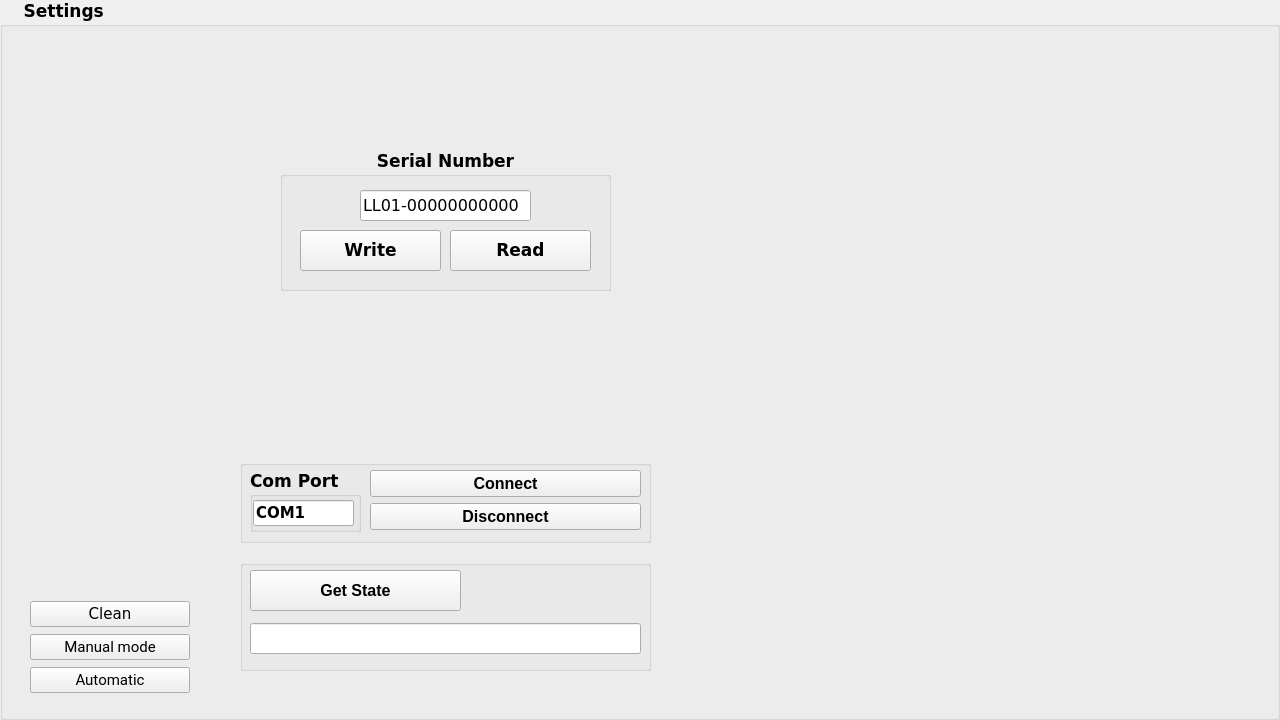
<?xml version="1.0" encoding="UTF-8"?>
<ui version="4.0">
 <class>Settings</class>
 <widget class="QWidget" name="Settings">
  <property name="geometry">
   <rect>
    <x>0</x>
    <y>0</y>
    <width>1280</width>
    <height>720</height>
   </rect>
  </property>
  <property name="windowTitle">
   <string>Form</string>
  </property>
  <widget class="QGroupBox" name="grBox_SettingsMode">
   <property name="enabled">
    <bool>true</bool>
   </property>
   <property name="geometry">
    <rect>
     <x>0</x>
     <y>0</y>
     <width>1280</width>
     <height>720</height>
    </rect>
   </property>
   <property name="font">
    <font>
     <family>Verdana</family>
     <pointsize>13</pointsize>
     <weight>75</weight>
     <bold>true</bold>
     <kerning>true</kerning>
    </font>
   </property>
   <property name="autoFillBackground">
    <bool>true</bool>
   </property>
   <property name="title">
    <string>    Settings</string>
   </property>
   <property name="flat">
    <bool>true</bool>
   </property>
   <widget class="QWidget" name="verticalLayoutWidget">
    <property name="geometry">
     <rect>
      <x>30</x>
      <y>600</y>
      <width>160</width>
      <height>95</height>
     </rect>
    </property>
    <layout class="QVBoxLayout" name="verticalLayout">
     <item>
      <widget class="QPushButton" name="btn_CleanSettings">
       <property name="enabled">
        <bool>true</bool>
       </property>
       <property name="font">
        <font>
         <pointsize>11</pointsize>
         <weight>50</weight>
         <bold>false</bold>
        </font>
       </property>
       <property name="text">
        <string>Clean</string>
       </property>
      </widget>
     </item>
     <item>
      <widget class="QPushButton" name="btn_ManualSettings">
       <property name="baseSize">
        <size>
         <width>150</width>
         <height>50</height>
        </size>
       </property>
       <property name="font">
        <font>
         <family>Roboto</family>
         <pointsize>11</pointsize>
         <weight>50</weight>
         <bold>false</bold>
         <kerning>true</kerning>
        </font>
       </property>
       <property name="text">
        <string>Manual mode</string>
       </property>
      </widget>
     </item>
     <item>
      <widget class="QPushButton" name="btn_AutomaticSettings">
       <property name="baseSize">
        <size>
         <width>150</width>
         <height>50</height>
        </size>
       </property>
       <property name="font">
        <font>
         <family>Roboto</family>
         <pointsize>11</pointsize>
         <weight>50</weight>
         <bold>false</bold>
         <kerning>true</kerning>
        </font>
       </property>
       <property name="text">
        <string>Automatic</string>
       </property>
      </widget>
     </item>
    </layout>
   </widget>
   <widget class="QGroupBox" name="groupBox">
    <property name="geometry">
     <rect>
      <x>240</x>
      <y>460</y>
      <width>411</width>
      <height>83</height>
     </rect>
    </property>
    <property name="title">
     <string/>
    </property>
    <widget class="QGroupBox" name="grBox_ComPort">
     <property name="geometry">
      <rect>
       <x>10</x>
       <y>10</y>
       <width>111</width>
       <height>62</height>
      </rect>
     </property>
     <property name="title">
      <string>Com Port</string>
     </property>
     <widget class="QLineEdit" name="lineEdit_ComPort">
      <property name="geometry">
       <rect>
        <x>3</x>
        <y>30</y>
        <width>101</width>
        <height>26</height>
       </rect>
      </property>
      <property name="font">
       <font>
        <pointsize>11</pointsize>
       </font>
      </property>
      <property name="text">
       <string>COM1</string>
      </property>
     </widget>
    </widget>
    <widget class="QWidget" name="verticalLayoutWidget_2">
     <property name="geometry">
      <rect>
       <x>130</x>
       <y>10</y>
       <width>271</width>
       <height>62</height>
      </rect>
     </property>
     <layout class="QVBoxLayout" name="verticalLayout_2">
      <property name="sizeConstraint">
       <enum>QLayout::SetMaximumSize</enum>
      </property>
      <item>
       <widget class="QPushButton" name="btn_ConnectSettings">
        <property name="baseSize">
         <size>
          <width>150</width>
          <height>50</height>
         </size>
        </property>
        <property name="font">
         <font>
          <family>MS Shell Dlg 2</family>
          <pointsize>12</pointsize>
          <weight>75</weight>
          <bold>true</bold>
          <kerning>true</kerning>
         </font>
        </property>
        <property name="text">
         <string>Connect</string>
        </property>
       </widget>
      </item>
      <item>
       <widget class="QPushButton" name="btn_DisconnectSettings">
        <property name="baseSize">
         <size>
          <width>150</width>
          <height>50</height>
         </size>
        </property>
        <property name="font">
         <font>
          <family>MS Shell Dlg 2</family>
          <pointsize>12</pointsize>
          <weight>75</weight>
          <bold>true</bold>
          <kerning>true</kerning>
         </font>
        </property>
        <property name="text">
         <string>Disconnect</string>
        </property>
       </widget>
      </item>
     </layout>
    </widget>
   </widget>
   <widget class="QGroupBox" name="groupBox_2">
    <property name="geometry">
     <rect>
      <x>240</x>
      <y>560</y>
      <width>411</width>
      <height>111</height>
     </rect>
    </property>
    <property name="title">
     <string/>
    </property>
    <widget class="QPushButton" name="btn_GetStateSettings">
     <property name="enabled">
      <bool>true</bool>
     </property>
     <property name="geometry">
      <rect>
       <x>10</x>
       <y>10</y>
       <width>211</width>
       <height>41</height>
      </rect>
     </property>
     <property name="baseSize">
      <size>
       <width>150</width>
       <height>50</height>
      </size>
     </property>
     <property name="font">
      <font>
       <family>MS Shell Dlg 2</family>
       <pointsize>12</pointsize>
       <weight>75</weight>
       <bold>true</bold>
       <kerning>true</kerning>
      </font>
     </property>
     <property name="text">
      <string>Get State</string>
     </property>
    </widget>
    <widget class="QLineEdit" name="lineEdit_GetState">
     <property name="geometry">
      <rect>
       <x>10</x>
       <y>63</y>
       <width>391</width>
       <height>31</height>
      </rect>
     </property>
     <property name="font">
      <font>
       <pointsize>12</pointsize>
       <weight>50</weight>
       <bold>false</bold>
       <kerning>false</kerning>
      </font>
     </property>
     <property name="frame">
      <bool>true</bool>
     </property>
    </widget>
   </widget>
   <widget class="QLabel" name="connectLabel">
    <property name="enabled">
     <bool>false</bool>
    </property>
    <property name="geometry">
     <rect>
      <x>680</x>
      <y>460</y>
      <width>101</width>
      <height>111</height>
     </rect>
    </property>
    <property name="text">
     <string/>
    </property>
    <property name="pixmap">
     <pixmap>../connect_red.png</pixmap>
    </property>
   </widget>
   <widget class="QGroupBox" name="gBoxSerialNumber">
    <property name="geometry">
     <rect>
      <x>280</x>
      <y>150</y>
      <width>331</width>
      <height>141</height>
     </rect>
    </property>
    <property name="title">
     <string>Serial Number</string>
    </property>
    <property name="alignment">
     <set>Qt::AlignHCenter|Qt::AlignTop</set>
    </property>
    <widget class="QLineEdit" name="lineEdit_SN">
     <property name="geometry">
      <rect>
       <x>80</x>
       <y>40</y>
       <width>171</width>
       <height>31</height>
      </rect>
     </property>
     <property name="font">
      <font>
       <pointsize>12</pointsize>
       <weight>50</weight>
       <bold>false</bold>
      </font>
     </property>
     <property name="text">
      <string>LL01-00000000000</string>
     </property>
     <property name="maxLength">
      <number>16</number>
     </property>
    </widget>
    <widget class="QPushButton" name="pButtonWriteSN">
     <property name="geometry">
      <rect>
       <x>20</x>
       <y>80</y>
       <width>141</width>
       <height>41</height>
      </rect>
     </property>
     <property name="text">
      <string>Write</string>
     </property>
    </widget>
    <widget class="QPushButton" name="pButtonReadSN">
     <property name="geometry">
      <rect>
       <x>170</x>
       <y>80</y>
       <width>141</width>
       <height>41</height>
      </rect>
     </property>
     <property name="text">
      <string>Read</string>
     </property>
    </widget>
   </widget>
  </widget>
 </widget>
 <resources/>
 <connections/>
</ui>
